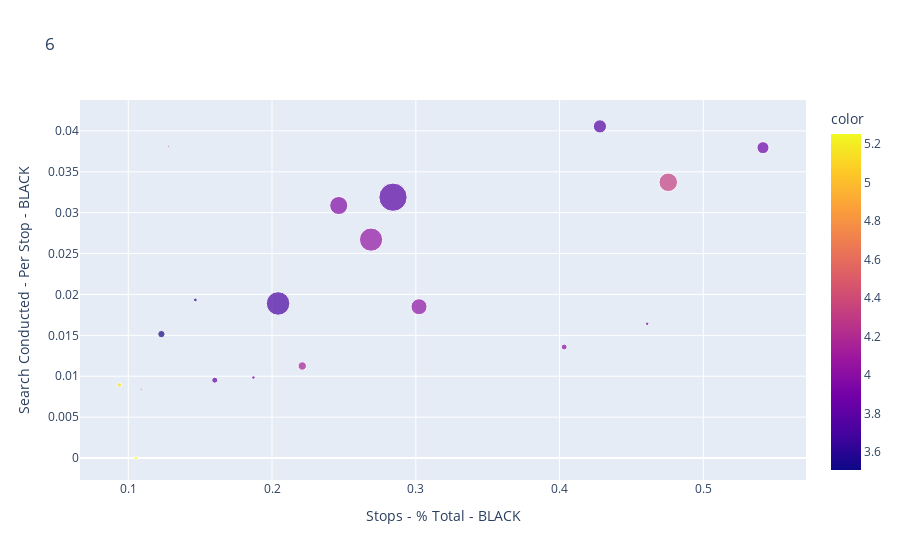
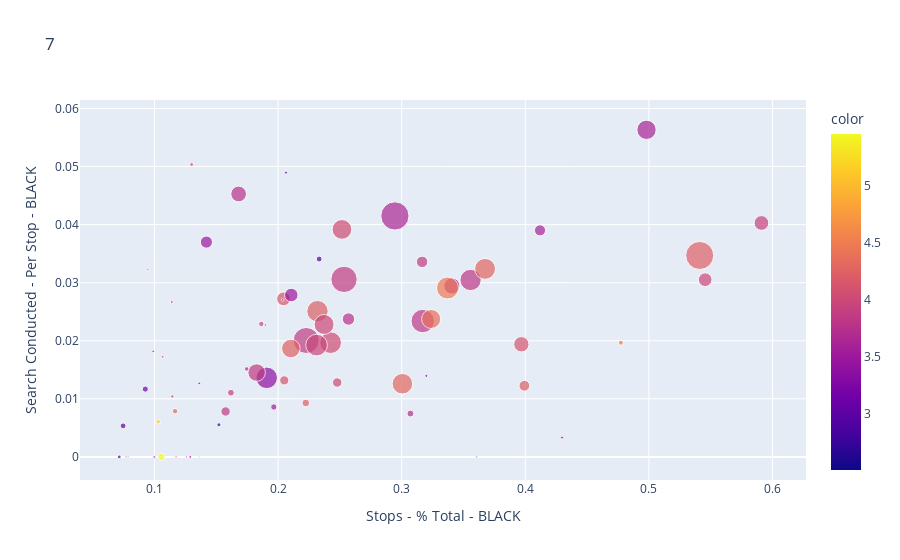
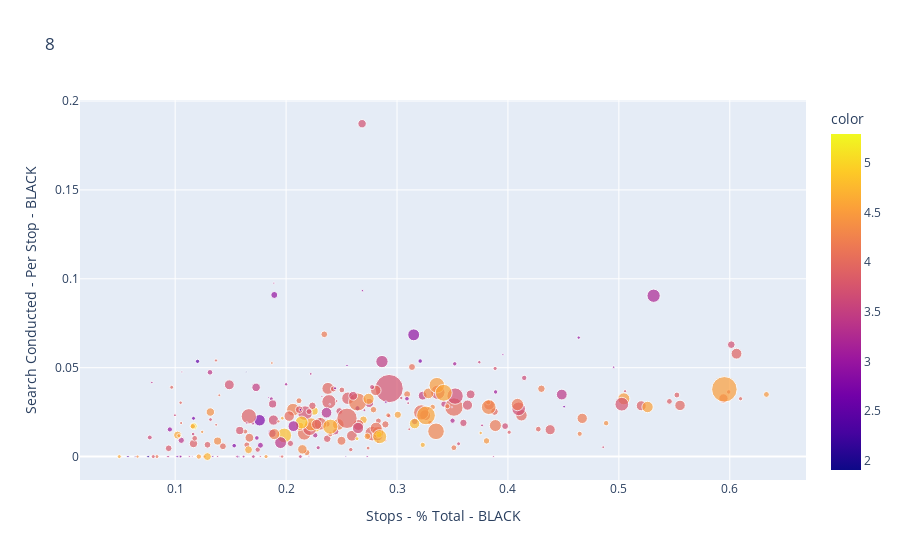
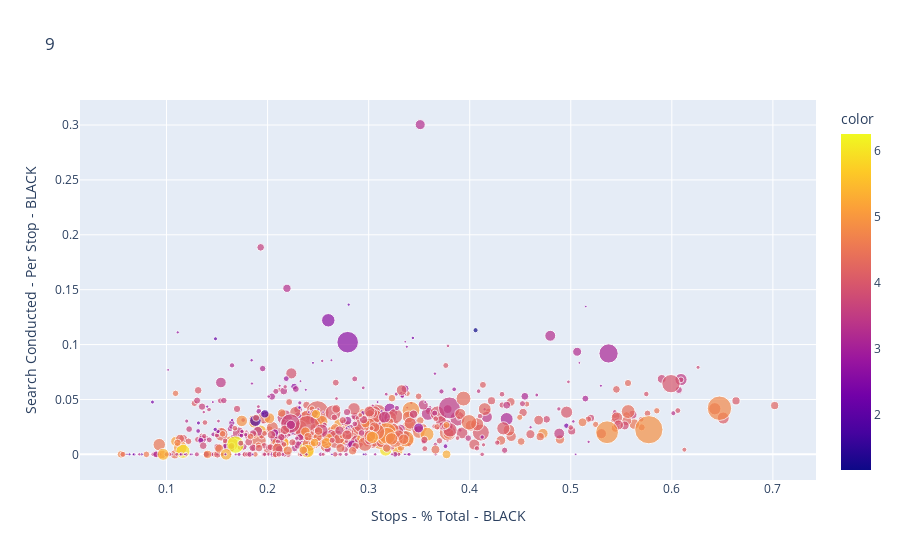

Source (notebook cell) for these figures, in order:
### Code cell
for res in RESOLUTIONS:
   # query_str = 'Stops > 100 and Accident > 25'
   
   y='Search Conducted - Per Stop - BLACK'
   x='Stops - % Total - BLACK'
   
   query_str = f'Stops > 100 and Accident > 5'
   
   
   regress_y_on_x(resolution=res, 
                  y=y,
                  x=x,
                  query_str=query_str)
   
   px.scatter(data_frame=grouped_dataframes2[res].query(query_str),
               x=x,
               y=y,
               size='Stops',
               color=np.log(grouped_dataframes2[res].query(query_str)['Stops per Accident']),
            #    trendline='ols',
               title=res).show()

### Figure 1 — Plotly figure (JSON) as saved in the notebook; plotly's stock layout.template omitted (floating-point values rounded to 4 significant figures)
{"data": [{"hovertemplate": "Stops - % Total - BLACK=%{x}<br>Search Conducted - Per Stop - BLACK=%{y}<br>Stops=%{marker.size}<br>color=%{marker.color}<extra></extra>", "legendgroup": "", "marker": {"color": [4.018, 5.253, 3.771, 3.843, 3.866, 3.885, 3.823, 3.966, 3.775, 4.334, 3.714, 5.168, 4.001, 4.024, 3.591, 4.033, 3.508, 4.146, 3.905], "coloraxis": "coloraxis", "size": [9502, 4015, 47355, 3172, 39125, 3261, 9839, 88729, 216388, 92986, 150029, 5972, 820, 69395, 3880, 145815, 14481, 18898, 1092], "sizemode": "area", "sizeref": 541.0, "symbol": "circle"}, "mode": "markers", "name": "", "orientation": "v", "showlegend": false, "type": "scatter", "x": [0.4032, 0.1054, 0.4281, 0.4609, 0.5415, 0.1871, 0.1602, 0.2464, 0.2841, 0.4756, 0.2042, 0.09377, 0.128, 0.3022, 0.1466, 0.2689, 0.1231, 0.221, 0.109], "xaxis": "x", "y": [0.01357, 0, 0.04055, 0.01642, 0.03795, 0.009836, 0.009518, 0.03087, 0.03189, 0.03372, 0.0189, 0.008929, 0.0381, 0.0185, 0.01933, 0.02671, 0.01515, 0.01125, 0.008403], "yaxis": "y"}], "layout": {"coloraxis": {"colorbar": {"title": {"text": "color"}}, "colorscale": [[0, "#0d0887"], [0.1111, "#46039f"], [0.2222, "#7201a8"], [0.3333, "#9c179e"], [0.4444, "#bd3786"], [0.5556, "#d8576b"], [0.6667, "#ed7953"], [0.7778, "#fb9f3a"], [0.8889, "#fdca26"], [1, "#f0f921"]]}, "legend": {"itemsizing": "constant", "tracegroupgap": 0}, "title": {"text": "6"}, "xaxis": {"anchor": "y", "domain": [0, 1], "title": {"text": "Stops - % Total - BLACK"}}, "yaxis": {"anchor": "x", "domain": [0, 1], "title": {"text": "Search Conducted - Per Stop - BLACK"}}}}

### Figure 2 — Plotly figure (JSON) as saved in the notebook; plotly's stock layout.template omitted (floating-point values rounded to 4 significant figures)
{"data": [{"hovertemplate": "Stops - % Total - BLACK=%{x}<br>Search Conducted - Per Stop - BLACK=%{y}<br>Stops=%{marker.size}<br>color=%{marker.color}<extra></extra>", "legendgroup": "", "marker": {"color": [4.214, 2.501, 5.456, 4.236, 3.609, 3.143, 3.739, 4.109, 4.458, 3.29, 3.924, 3.608, 3.973, 3.94, 2.958, 3.837, 3.914, 3.762, 4.21, 3.06, 3.527, 3.866, 4.032, 3.96, 3.638, 3.82, 2.861, 3.641, 3.874, 4.03, 4.128, 4.288, 4.23, 3.366, 2.687, 3.483, 3.863, 3.842, 4.285, 4.246, 4.445, 5.181, 4.03, 3.781, 3.577, 3.831, 3.742, 4.302, 3.434, 3.272, 3.816, 3.684, 3.735, 3.847, 3.613, 3.991, 3.142, 4.47, 3.964, 3.761, 2.804, 4.374, 3.487, 2.621, 3.056, 3.335, 4.018, 2.736, 4.112, 3.901], "coloraxis": "coloraxis", "size": [8588, 244, 3981, 4357, 27588, 672, 3491, 17412, 1812, 698, 16044, 9147, 13816, 2108, 693, 6495, 3356, 11313, 33692, 661, 2961, 9690, 28808, 839, 59087, 33579, 2517, 19448, 51264, 34592, 14021, 32186, 58124, 34269, 1190, 13451, 50169, 22620, 2178, 25475, 511, 1601, 1069, 658, 644, 40451, 464, 31161, 310, 580, 545, 1512, 377, 328, 556, 29392, 2777, 35803, 34606, 18268, 1007, 26913, 10853, 110, 2507, 309, 6618, 216, 6293, 544], "sizemode": "area", "sizeref": 147.7, "symbol": "circle"}, "mode": "markers", "name": "", "orientation": "v", "showlegend": false, "type": "scatter", "x": [0.3993, 0.3607, 0.1055, 0.2224, 0.4981, 0.3199, 0.3071, 0.3969, 0.4774, 0.4298, 0.5911, 0.4119, 0.5456, 0.1864, 0.2063, 0.1575, 0.1618, 0.257, 0.2319, 0.09985, 0.1966, 0.3165, 0.2517, 0.1144, 0.2945, 0.3558, 0.2332, 0.3406, 0.2533, 0.2425, 0.2044, 0.3675, 0.5412, 0.1908, 0.1521, 0.2107, 0.2227, 0.1826, 0.1166, 0.2103, 0.1174, 0.1031, 0.13, 0.114, 0.1289, 0.317, 0.1897, 0.3006, 0.1258, 0.1362, 0.2037, 0.1746, 0.07692, 0.09451, 0.09892, 0.2372, 0.09255, 0.3371, 0.2311, 0.1681, 0.0715, 0.3239, 0.142, 0.1364, 0.07459, 0.1003, 0.2478, 0.0787, 0.205, 0.1066], "xaxis": "x", "y": [0.01225, 0, 0, 0.009288, 0.05632, 0.01395, 0.007463, 0.01939, 0.01965, 0.003333, 0.04028, 0.03901, 0.03051, 0.0229, 0.04895, 0.00782, 0.01105, 0.02374, 0.02509, 0, 0.008591, 0.03358, 0.03917, 0.01042, 0.04149, 0.03047, 0.03407, 0.02944, 0.03057, 0.01967, 0.02722, 0.03238, 0.03469, 0.01361, 0.005525, 0.02788, 0.02005, 0.01452, 0.007874, 0.01866, 0, 0.006061, 0.05036, 0.02667, 0, 0.02339, 0.02273, 0.0126, 0, 0.01266, 0.02703, 0.01515, 0, 0.03226, 0.01818, 0.02281, 0.01167, 0.02908, 0.01925, 0.04528, 0, 0.02375, 0.03699, 0, 0.005348, 0, 0.0128, 0, 0.01318, 0.01724], "yaxis": "y"}], "layout": {"coloraxis": {"colorbar": {"title": {"text": "color"}}, "colorscale": [[0, "#0d0887"], [0.1111, "#46039f"], [0.2222, "#7201a8"], [0.3333, "#9c179e"], [0.4444, "#bd3786"], [0.5556, "#d8576b"], [0.6667, "#ed7953"], [0.7778, "#fb9f3a"], [0.8889, "#fdca26"], [1, "#f0f921"]]}, "legend": {"itemsizing": "constant", "tracegroupgap": 0}, "title": {"text": "7"}, "xaxis": {"anchor": "y", "domain": [0, 1], "title": {"text": "Stops - % Total - BLACK"}}, "yaxis": {"anchor": "x", "domain": [0, 1], "title": {"text": "Search Conducted - Per Stop - BLACK"}}}}

### Figure 3 — Plotly figure (JSON) as saved in the notebook; plotly's stock layout.template omitted (floating-point values rounded to 4 significant figures; data arrays with more than 128 entries replaced by an {"elided": "..."} marker saying what was removed)
{"data": [{"hovertemplate": "Stops - % Total - BLACK=%{x}<br>Search Conducted - Per Stop - BLACK=%{y}<br>Stops=%{marker.size}<br>color=%{marker.color}<extra></extra>", "legendgroup": "", "marker": {"color": {"elided": "256 float values"}, "coloraxis": "coloraxis", "size": {"elided": "256 int values"}, "sizemode": "area", "sizeref": 102.0, "symbol": "circle"}, "mode": "markers", "name": "", "orientation": "v", "showlegend": false, "type": "scatter", "x": {"elided": "256 float values"}, "xaxis": "x", "y": {"elided": "256 float values"}, "yaxis": "y"}], "layout": {"coloraxis": {"colorbar": {"title": {"text": "color"}}, "colorscale": [[0, "#0d0887"], [0.1111, "#46039f"], [0.2222, "#7201a8"], [0.3333, "#9c179e"], [0.4444, "#bd3786"], [0.5556, "#d8576b"], [0.6667, "#ed7953"], [0.7778, "#fb9f3a"], [0.8889, "#fdca26"], [1, "#f0f921"]]}, "legend": {"itemsizing": "constant", "tracegroupgap": 0}, "title": {"text": "8"}, "xaxis": {"anchor": "y", "domain": [0, 1], "title": {"text": "Stops - % Total - BLACK"}}, "yaxis": {"anchor": "x", "domain": [0, 1], "title": {"text": "Search Conducted - Per Stop - BLACK"}}}}

### Figure 4 — Plotly figure (JSON) as saved in the notebook; plotly's stock layout.template omitted (floating-point values rounded to 4 significant figures; data arrays with more than 128 entries replaced by an {"elided": "..."} marker saying what was removed)
{"data": [{"hovertemplate": "Stops - % Total - BLACK=%{x}<br>Search Conducted - Per Stop - BLACK=%{y}<br>Stops=%{marker.size}<br>color=%{marker.color}<extra></extra>", "legendgroup": "", "marker": {"color": {"elided": "668 float values"}, "coloraxis": "coloraxis", "size": {"elided": "668 int values"}, "sizemode": "area", "sizeref": 31.27, "symbol": "circle"}, "mode": "markers", "name": "", "orientation": "v", "showlegend": false, "type": "scatter", "x": {"elided": "668 float values"}, "xaxis": "x", "y": {"elided": "668 float values"}, "yaxis": "y"}], "layout": {"coloraxis": {"colorbar": {"title": {"text": "color"}}, "colorscale": [[0, "#0d0887"], [0.1111, "#46039f"], [0.2222, "#7201a8"], [0.3333, "#9c179e"], [0.4444, "#bd3786"], [0.5556, "#d8576b"], [0.6667, "#ed7953"], [0.7778, "#fb9f3a"], [0.8889, "#fdca26"], [1, "#f0f921"]]}, "legend": {"itemsizing": "constant", "tracegroupgap": 0}, "title": {"text": "9"}, "xaxis": {"anchor": "y", "domain": [0, 1], "title": {"text": "Stops - % Total - BLACK"}}, "yaxis": {"anchor": "x", "domain": [0, 1], "title": {"text": "Search Conducted - Per Stop - BLACK"}}}}
